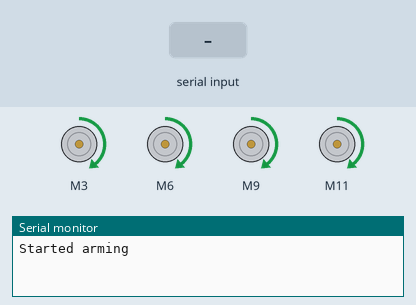
The sketch below on a simulated Arduino Uno, built with avr-gcc and run on an emulated ATmega328P. Shown: 4 × DC motor (green arrow = forward, orange = backward, longer = faster), the last lines printed to the serial monitor. Inputs (shaded band) come from the test bench.

Above: at 0.4 s.
At 10.2 s:
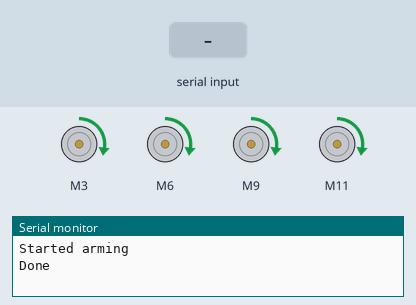
10.3 s: "90,45\n" received over Serial
At 11.1 s:
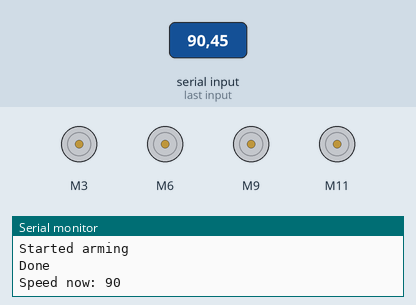
Timing chart, 0 to 13.3 s (numbered marks = the images above; inputs shaded):
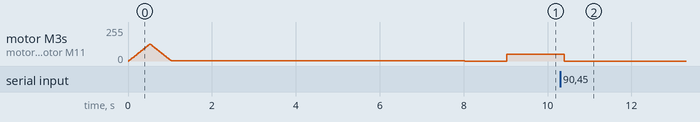

The sketch:

ESC_Ramp2222.ino
```cpp
#include "ESC.h"

#define ARM_MIN 1000
#define ARM_MAX 1500

ESC myESC1 (3, 1000, 2000, 500);                 // ESC_Name (ESC PIN, Minimum Value, Maximum Value, Default Speed, Arm Value)
ESC myESC2 (6, 1000, 2000, 500);                 // ESC_Name (ESC PIN, Minimum Value, Maximum Value, Default Speed, Arm Value)
ESC myESC3 (9, 1000, 2000, 500);                 // ESC_Name (ESC PIN, Minimum Value, Maximum Value, Default Speed, Arm Value)
ESC myESC4 (11, 1000, 2000, 500);                 // ESC_Name (ESC PIN, Minimum Value, Maximum Value, Default Speed, Arm Value)
int oESC;

void setup() {
  Serial.begin(9600);
  Serial.println(F("Started arming"));
  myESC1.arm();
  myESC2.arm();
  myESC3.arm();
  myESC4.arm();

  for (oESC = ARM_MIN; oESC <= ARM_MAX; oESC += 10) {
    myESC1.speed(oESC);
    myESC2.speed(oESC);
    myESC3.speed(oESC);
    myESC4.speed(oESC);
    delay(10);
  }

  for (oESC = ARM_MAX; oESC > ARM_MIN; oESC -= 10) {
    myESC1.speed(oESC);
    myESC2.speed(oESC);
    myESC3.speed(oESC);
    myESC4.speed(oESC);
    delay(10);
  }
  delay(7000);

  myESC1.speed(1000);
  myESC2.speed(1000);
  myESC3.speed(1000);
  myESC4.speed(1000);

  delay(1000);

  myESC1.speed(1200);
  myESC2.speed(1200);
  myESC3.speed(1200);
  myESC4.speed(1200);
  Serial.println(F("Done"));

}

void loop() {
  while (!Serial.available()) {}
  oESC = Serial.parseInt();
  delay(100);
  Serial.read();

  if (oESC == 1000) {
    myESC1.stop();
    myESC2.stop();
    myESC3.stop();
    myESC4.stop();
  }

  myESC1.speed(oESC);
  myESC2.speed(oESC);
  myESC3.speed(oESC);
  myESC4.speed(oESC);


  Serial.print(F("Speed now: "));
  Serial.println(oESC);

  delay(2000);

}
```

Measured:
- after the input at 10.3 s, motor M3, motor M6, motor M9, motor M11: forward 51/255 → stopped after 0.10 s
